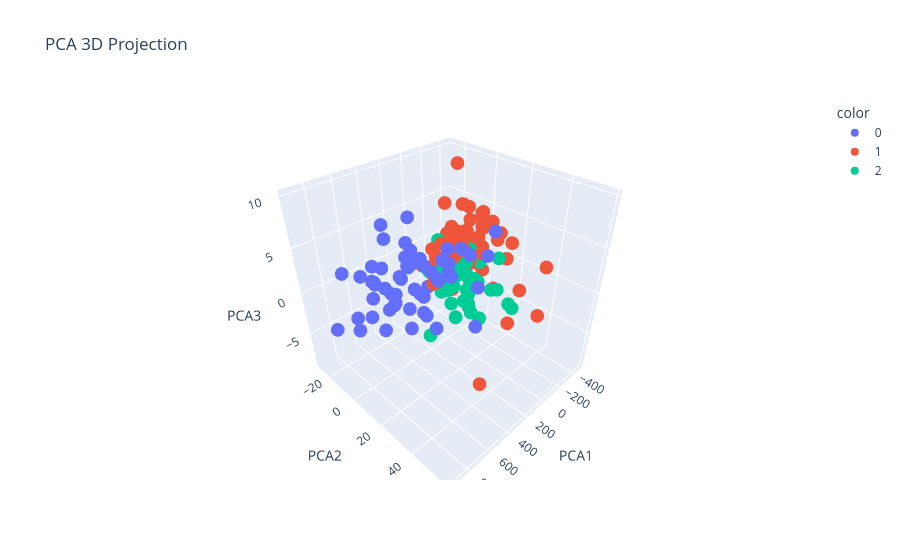

The cell this chart's notebook holds for it:
### Code cell
pca = PCA(n_components=3)
pca_3d = pca.fit_transform(features)

import plotly.express as px
import pandas as pd

# 轉換 PCA
pca = PCA(n_components=3)
pca_3d = pca.fit_transform(features)

# 創建 DataFrame 以供 Plotly 使用
df = pd.DataFrame({"PCA1": pca_3d[:, 0], "PCA2": pca_3d[:, 1], "PCA3": pca_3d[:, 2], "Label": labels})

# 繪製 3D 互動式散點圖
fig = px.scatter_3d(df, x="PCA1", y="PCA2", z="PCA3", color=df["Label"].astype(str),
                    title="PCA 3D Projection", color_continuous_scale="Greens")

fig.show()
